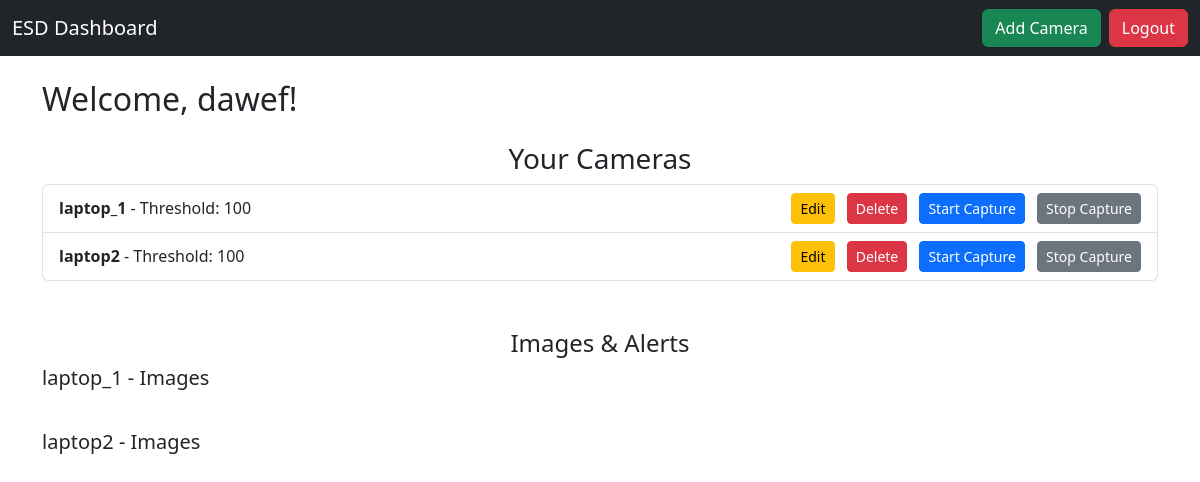
Page /dashboard (signed in) on the earlier database version.
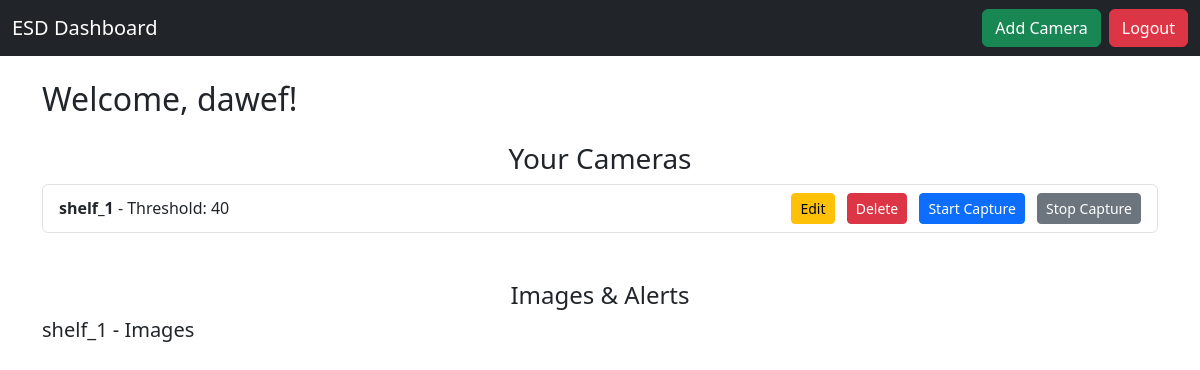
Same page on the later database version.
### models.py (models this page shows)
class User(db.Model):
    id = db.Column(db.Integer, primary_key=True)
    business_name = db.Column(db.String(100), nullable=False)
    address = db.Column(db.String(200), nullable=False)
    username = db.Column(db.String(50), unique=True, nullable=False)
    password = db.Column(db.String(200), nullable=False)

class Camera(db.Model):
    id = db.Column(db.Integer, primary_key=True)
    name = db.Column(db.String(100), nullable=False)
    threshold = db.Column(db.Integer, nullable=False)
    user_id = db.Column(db.Integer, db.ForeignKey('user.id'), nullable=False)
    user = db.relationship('User', backref='cameras')

### app.py (the view)
@app.route('/dashboard')
def dashboard():
    if 'user_id' not in session:
        flash('Please log in to access the dashboard!', 'warning')
        return redirect(url_for('login'))
    user_id = session['user_id']
    user = User.query.get(user_id)
    cameras = Camera.query.filter_by(user_id=user_id).all()
    return render_template('dashboard.html', user=user, cameras=cameras)

### templates/dashboard.html (shortened to what this page needs)
<!DOCTYPE html>
<html lang="en">
<head>
    <link href="https://cdn.jsdelivr.net/npm/bootstrap@5.3.0-alpha3/dist/css/bootstrap.min.css" rel="stylesheet">
</head>
<body>
    <nav class="navbar navbar-expand-lg navbar-dark bg-dark">
        <div class="container-fluid">
            <a class="navbar-brand" href="#">ESD Dashboard</a>
            <div class="collapse navbar-collapse" id="navbarContent">
                <div class="d-flex">
                    <a href="{{ url_for('add_camera') }}" class="btn btn-success me-2">Add Camera</a>
                    <a href="{{ url_for('logout') }}" class="btn btn-danger">Logout</a>
                </div>
            </div>
        </div>
    </nav>
    <div class="container mt-4">
        <h2>Welcome, {{ user.business_name }}!</h2>
        <h3 class="text-center mt-4">Your Cameras</h3>
        {% if cameras %}
        <ul class="list-group mb-4">
            {% for camera in cameras %}
            <li class="list-group-item d-flex justify-content-between align-items-center">
                <div>
                    <strong>{{ camera.name }}</strong> - Threshold: {{ camera.threshold }}
                </div>
                <div>
                    <a href="{{ url_for('update_camera', camera_id=camera.id) }}" class="btn btn-warning btn-sm me-2">Edit</a>
                    <button class="btn btn-danger btn-sm" data-bs-toggle="modal" data-bs-target="#deleteModal"
                        onclick="setDeleteCamera('{{ camera.id }}')">Delete</button>
                    <button class="btn btn-primary btn-sm ms-2" id="start_{{ camera.id }}"
                        onclick="startCapture('{{ camera.id }}')">Start Capture</button>
                    <button class="btn btn-secondary btn-sm ms-2" id="stop_{{ camera.id }}"
                        onclick="stopCapture('{{ camera.id }}')">Stop Capture</button>
                </div>
            </li>
            {% endfor %}
        </ul>
        <h4 class="mt-5 text-center">Images & Alerts</h4>
        <div id="images-container">
            {% for camera in cameras %}
            <div id="camera_{{ camera.id }}" class="mb-5">
                <h5 mt-2>{{ camera.name }} - Images</h5>
            </div>
            {% endfor %}
        </div>
        {% else %}
        <p class="text-center mt-3">No cameras added yet.</p>
        {% endif %}
    </div>
</body>
</html>

Differences in the rows shown:
removed Camera: name "laptop2", threshold "100"
changed Camera: name "laptop_1" → "shelf_1"; threshold "100" → "40"
